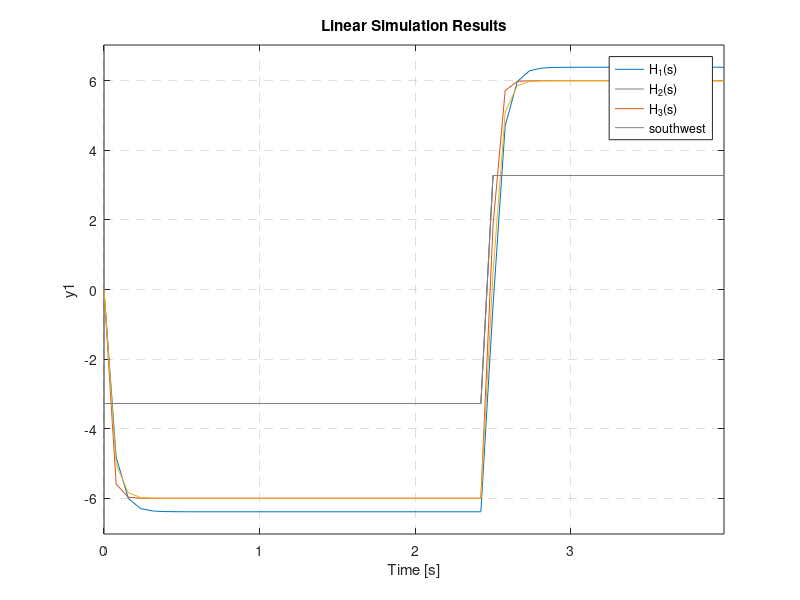

Recreate this plot in MATLAB.
clc;
clear;

f = 0.2;
tau = 1/f;

[u,t] = gensig("square", tau, 4);

u = u .* (2*3.274825) - 3.274825;

u = u(1:end);
t = t(1:end);

sys2 = tf([1.831172],[0.029003,1]);
sys = tf([ 1.94984],[0.05555, 1]);
sys3 = tf([1.831172],[0.043012,1]);

lsim(sys,sys2,sys3, u,t)
%bode(sys,sys2,sys3)
legend('H_1(s)', 'H_2(s)', 'H_3(s)', Location='southwest');
grid on;
set(gca, 'GridLineStyle', '--');
% step(sys);